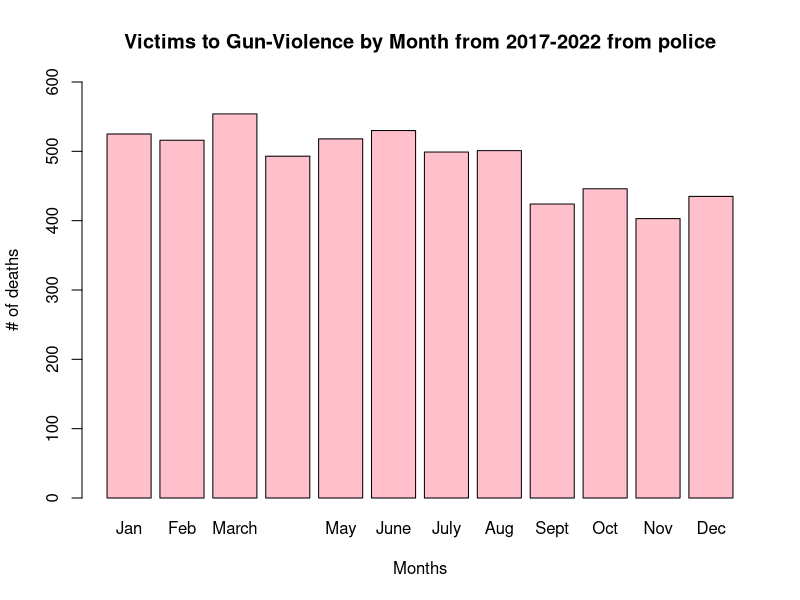

Reproduce this figure in R.
month_numbers <- (x=c(525, 516, 554, 493, 518, 530, 499, 501, 
                      424, 446, 403, 435))
months <- c("Jan", "Feb", "March", "April", "May", "June", "July",
            "Aug", "Sept", "Oct", "Nov", "Dec")
barplot(month_numbers, names.arg = months, main = "Victims to Gun-Violence by Month from 2017-2022 from police",
       col = 'pink', xlab = "Months", ylab = "# of deaths", ylim=c(0,600))

